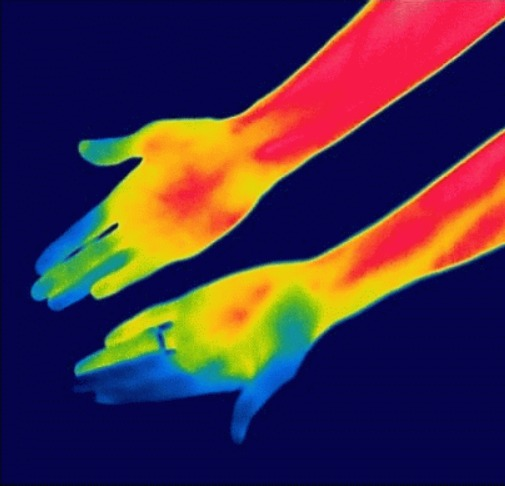
#> input picture rgb image extraction/rgb.jpeg, 505 x 486 px, given in place of Image Path, which was not available
$ python OpenCV.py
#> lines starting #> are read from the running program, lines starting #| are printed output that depends on the picture; after the words box and inside, x2 and y2 are one past the last pixel; in counts of white or black regions, pixels touching at a corner belong together; pictures that were not available may be replaced by others from this repository, and a replacement may not be noted
#!/usr/bin/env python
# coding: utf-8

# In[4]:


#Import OpenCV
import cv2
print("Package Imported")


# In[4]:


#Read Images , Using a function imread and show using imshow
import cv2
img = cv2.imread("Image Path")
#> img is the input picture: shape (486, 505, 3); mean B, G, R 70.2, 47.3, 71.6
cv2.imshow("Output",img)
cv2.waitKey(0)


# In[ ]:


#Read Videos
import cv2
cap = cv2.VideoCapture("Video Path")
#Video is a sequence of images , Hence a while loop is used to display the images.

while True:
#success here has a boolean value true or false
     success, img = cap.read()
     cv2.imshow("Video" ,img)
#And operation is performed between waitKey and 0xFF and the value is checked for ord('q')
     if cv2.waitKey(100) & 0xFF == ord('q'): #0-255
  #        10010011     0b11111111          8 bits
#> (key q is pressed here)
           break


# In[ ]:


#Read Videos
import cv2
cap = cv2.VideoCapture(0) #Webcam input windows(0) Linux(-1)
cap.set(3,640)
cap.set(10,100) #cap.set(id,value)  id 10 is for brightness
#Video is a sequence of images , Hence a while loop is used to display the images.

while True:
#success here has a boolean value true or false
     success, img = cap.read()
     cv2.imshow("Video" ,img)
#And operation is performed between waitKey and 0xFF and the value is checked for ord('q')
     if cv2.waitKey(100) & 0xFF == ord('q'): #0-255
  #        10010011     0b11111111          8 bits
#> (key q is pressed here)
           break


# In[2]:


#convert to gray
import cv2

img=cv2.imread("C:/Users/HP/Desktop/a.webp")
imgGray = cv2.cvtColor(img , cv2.COLOR_BGR2GRAY)
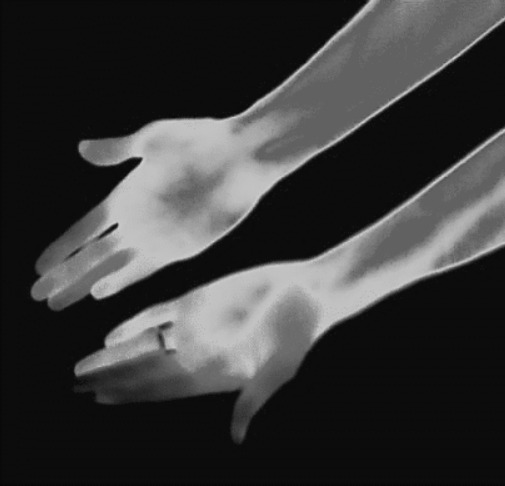
#> imgGray: shape (486, 505); min 6, max 211, mean 57.1

cv2.imshow("Gray Image", imgGray)
cv2.waitKey(0)


# In[4]:


#convert to gray and blur
import cv2

img=cv2.imread("C:/Users/HP/Desktop/a.webp")
imgGray = cv2.cvtColor(img , cv2.COLOR_BGR2GRAY)
imgBlur = cv2.GaussianBlur(imgGray,(7,7),0) #(odd,odd)

cv2.imshow("Gray Image", imgGray)
cv2.imshow("Blur Image", imgBlur)
cv2.waitKey(0)


# In[10]:


#Edge Detection using Canny
import cv2

img=cv2.imread("C:/Users/HP/Desktop/a.webp")
imgGray = cv2.cvtColor(img , cv2.COLOR_BGR2GRAY)
imgBlur = cv2.GaussianBlur(imgGray,(7,7),0) #(odd,odd)
imgCanny = cv2.Canny(img,100,100)
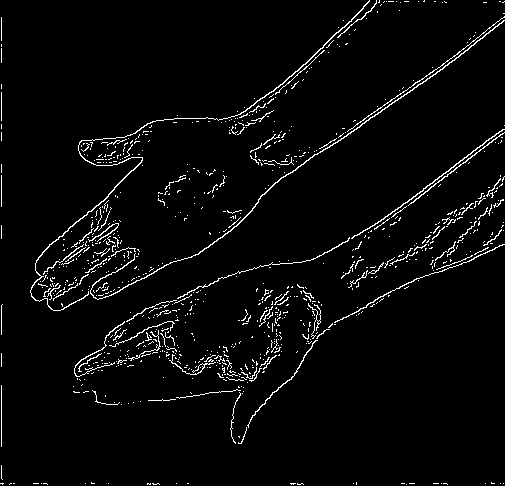
#> imgCanny: shape (486, 505); 3.4% white in thin lines or dots

cv2.imshow("Gray Image", imgGray)
cv2.imshow("Blur Image", imgBlur)
cv2.imshow("Canny Image", imgCanny)

cv2.waitKey(0)


# In[18]:


#Dialation and erosion using Canny
import cv2
import numpy as np

img=cv2.imread("C:/Users/HP/Desktop/a.webp")
kernel = np.ones((5,5),np.uint8)
#Here we define Kernel , where we define a matrix of (5,5) of all values as 1 (np.one)
#And parameter of type unsigned int of 8 bytes

imgCanny = cv2.Canny(img,100,100)
imgDia = cv2.dilate(imgCanny , kernel , iterations = 5)
#> imgDia: shape (486, 505); 45.9% white; 11 white regions, largest, box (x1, y1, x2, y2) and area: (20, 0, 505, 454) 103344, (0, 294, 58, 486) 2926, (0, 154, 12, 249) 1140
imgEro = cv2.erode(imgDia , kernel , iterations = 4)
#> imgEro: shape (486, 505); 24.9% white; 12 white regions, largest, box (x1, y1, x2, y2) and area: (71, 123, 505, 446) 32689, (28, 0, 505, 313) 25930, (0, 302, 50, 486) 974
cv2.imshow("Canny Image", imgCanny)
cv2.imshow("Dialated Image", imgDia)
cv2.imshow("Erosion Image", imgEro)
cv2.waitKey(0)


# In[19]:


#Dimensions
import cv2
import numpy as np

img=cv2.imread("C:/Users/HP/Desktop/a.webp")
print(img.shape)
#| (486, 505, 3)


# In[24]:


#Resizing
import cv2
import numpy as np

img=cv2.imread("C:/Users/HP/Desktop/a.webp")
print(img.shape)
#| (486, 505, 3)

imgResize = cv2.resize(img,(300,200))
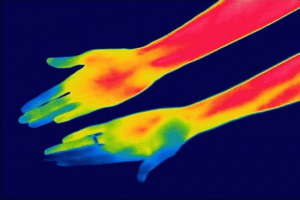
#> imgResize: shape (200, 300, 3); mean B, G, R 70.1, 47.2, 71.5
print(imgResize.shape)
#| (200, 300, 3)

cv2.imshow(" Image", img)
cv2.imshow("Resized Image", imgResize)
cv2.waitKey(0)


# In[25]:


#Cropping

import cv2
import numpy as np

img=cv2.imread("C:/Users/HP/Desktop/a.webp")

imgCrop = img[0:200,200:500]
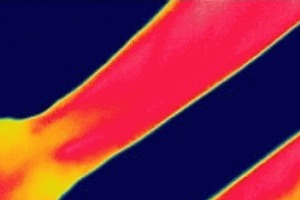
#> imgCrop: shape (200, 300, 3); mean B, G, R 69.4, 37.4, 121.2

cv2.imshow(" Image", img)
cv2.imshow("Cropped Image", imgCrop)
cv2.waitKey(0)


# In[ ]:


import cv2
import numpy as np

img = np.zeros((512,512,3),np.uint8)
print (img)
img[:] = 255,255,255

cv2.imshow(" Image", img)
cv2.waitKey(0)


# In[40]:


#Draw A Line
import cv2
import numpy as np

img = np.zeros((512,512,3),np.uint8)
cv2.line(img,(0,0),(300,300),(255,0,0),3)
# (image_name ,  starting point , ending point ,color , Thickness)
#cv2.line(img.shape[1],image.shape[0],(255,0,0),3)
              # Widht , Height
cv2.imshow("Image", img)
cv2.waitKey(0)


# In[43]:


#Draw A Rectangle
import cv2
import numpy as np

img = np.zeros((512,512,3),np.uint8)
cv2.rectangle(img,(0,0),(250,350),(255,0,0),cv2.FILLED)
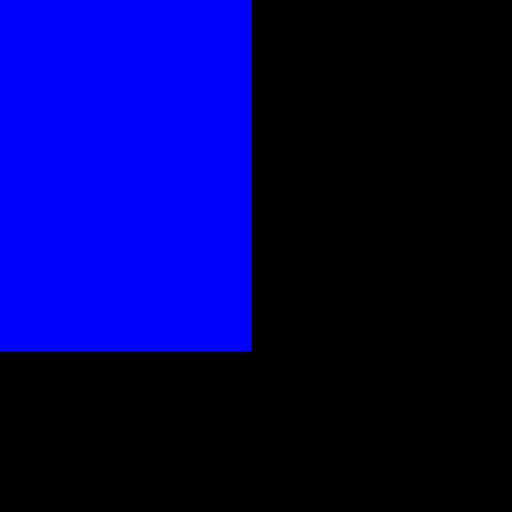
#> img: shape (512, 512, 3); mean B, G, R 85.7, 0, 0
# (image_name ,  starting point , ending point ,color , Thickness/Filled shape)


cv2.imshow("Image", img)
cv2.waitKey(0)


# In[45]:


#Draw A Circles
import cv2
import numpy as np

img = np.zeros((512,512,3),np.uint8)
cv2.circle(img,(400,50),30,(255,0,255),cv2.FILLED)
# (image_name , center ,radius ,color , Thickness/Filled shape)

cv2.imshow("Image", img)
cv2.waitKey(0)


# In[48]:


#Text on images
import cv2
import numpy as np

img = np.zeros((512,512,3),np.uint8)
cv2.putText(img," OpenCV ",(200,100),cv2.FONT_HERSHEY_COMPLEX,1,(0,100,0),1)
# (image_name , Text ,starting point ,font, scale(Font_size), color , thickness(Boldness))

cv2.imshow("Image", img)
cv2.waitKey(0)


# In[49]:


#Warp Percpective to get Birds eye view


# In[52]:


#Joining of images
import cv2
import numpy as np

img=cv2.imread("C:/Users/HP/Desktop/a.webp")
imgHor = np.hstack((img,img))
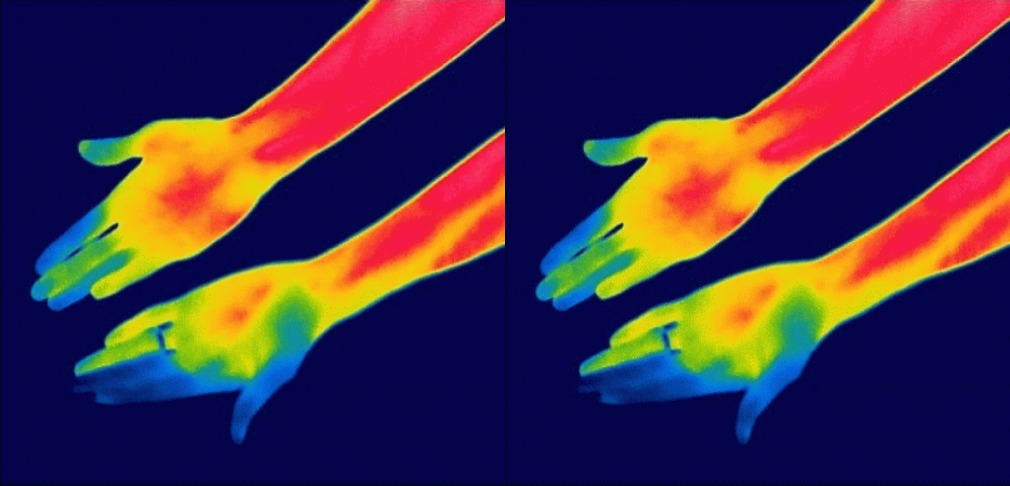
#> imgHor: shape (486, 1010, 3); mean B, G, R 70.2, 47.3, 71.6
imgVer = np.vstack((img,img))
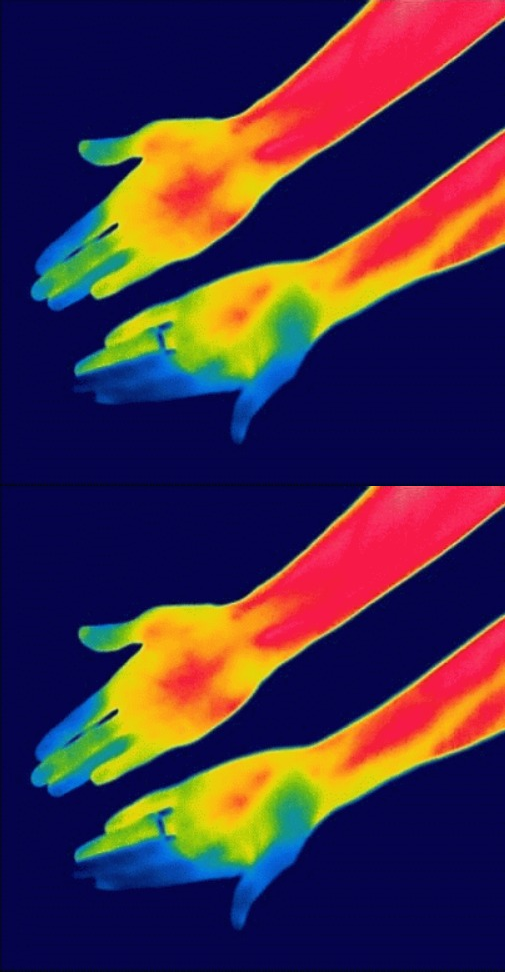
#> imgVer: shape (972, 505, 3); mean B, G, R 70.2, 47.3, 71.6

cv2.imshow("Horizontal", imgHor)
cv2.imshow("Vertical", imgVer)
cv2.waitKey(0)


# In[56]:


#convert to Hue Saturated Value Image , Creating trackbars;
import cv2

img=cv2.imread("C:/Users/HP/Desktop/a.webp")

#Creating Trackbars for chaninging saturation value
cv2.namedWindow("Trackbars")
cv2.resizeWindow("Trackbars", 650,250)


imgHSV = cv2.cvtColor(img , cv2.COLOR_BGR2HSV)
#> imgHSV: shape (486, 505, 3); mean H, S, V 103.5, 233.6, 127.6

cv2.imshow("Gray Image", imgHSV)
cv2.waitKey(0)


# In[ ]:


# In[ ]:
